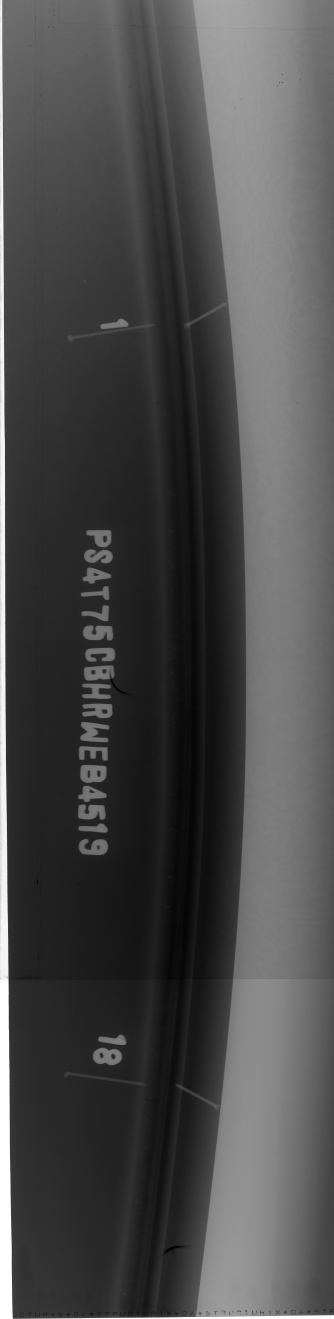
#> input picture test_img.jpg, 1000 x 3956 px (shown at 1/3 size)
$ python clean_annotations.py
#> lines starting #> are read from the running program, lines starting #| are printed output that depends on the picture; after the words box and inside, x2 and y2 are one past the last pixel; in counts of white or black regions, pixels touching at a corner belong together
import cv2
import numpy as np
import matplotlib.pyplot as plt

img_path = "test_img.jpg" # Replace with your image
img = cv2.imread(img_path, cv2.IMREAD_GRAYSCALE)
#> img is the input picture: shape (3956, 1000); min 0, max 255, mean 74.9

if img is None:
    print("Error: Image not found.")
    exit()

# 1. The Core: Strict Global Threshold
# The text is pure white (255). The ribs are grey.
# 225 ensures we ONLY grab the text and ignore the background ribs.
_, raw_mask = cv2.threshold(img, 225, 255, cv2.THRESH_BINARY)
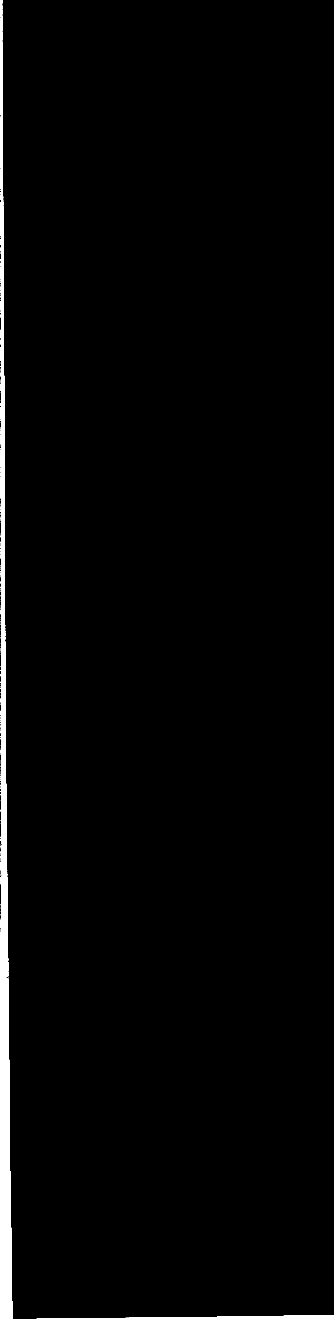
#> raw_mask: shape (3956, 1000) (shown at 1/3 size); 1.8% white; 115 white regions (113 under 20 px)

# 2. Safety Net: Contour Area Filtering
# If the bright curved wall on the left gets caught, this deletes it.
contours, _ = cv2.findContours(raw_mask, cv2.RETR_EXTERNAL, cv2.CHAIN_APPROX_SIMPLE)
#> contours = 115 contours, 113 with area under 20; largest, box (x1, y1, x2, y2) and area: (0, 0, 38, 3956) 62458, (110, 3946, 1000, 3956) 3342
clean_mask = np.zeros_like(raw_mask)

for cnt in contours:
    area = cv2.contourArea(cnt)
    # Keep small/medium things (Text & Arrows)
    # Ignore tiny noise (< 10) and massive metal walls (> 5000)
    if 10 < area < 5000:
        cv2.drawContours(clean_mask, [cnt], -1, 255, -1)
#> this loop made 115 passes
#> area on pass 1: 3341.5
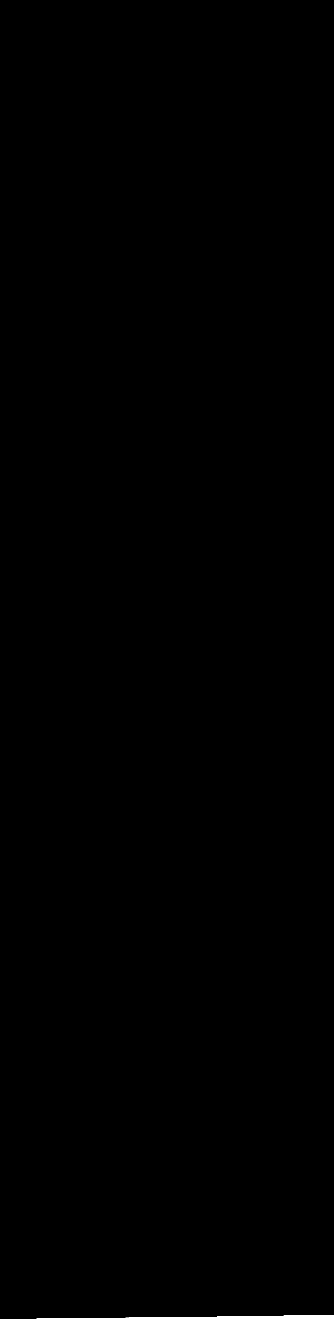
#> clean_mask: shape (3956, 1000) (shown at 1/3 size); 0.11% white; 1 white region, box (x1, y1, x2, y2) and area: (110, 3946, 1000, 3956) 4236

# 3. The Halo Killer: Massive Dilation
# This is where your first script failed. We must expand the mask heavily
# so it completely swallows the soft white glow around the letters.
kernel = np.ones((11, 11), np.uint8)
final_mask = cv2.dilate(clean_mask, kernel, iterations=2)
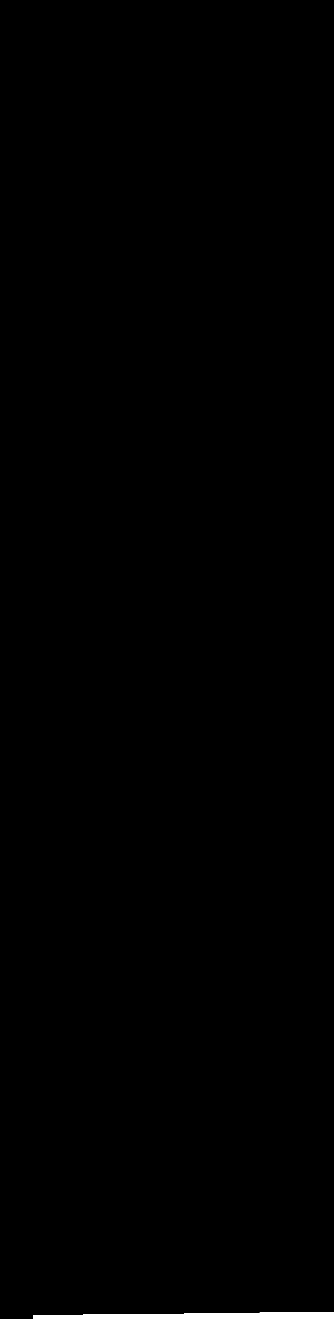
#> final_mask: shape (3956, 1000) (shown at 1/3 size); 0.34% white; 1 white region, box (x1, y1, x2, y2) and area: (100, 3936, 1000, 3956) 13341

# Soften the edges of the mask so the inpainting blends nicely
final_mask = cv2.GaussianBlur(final_mask, (7, 7), 0)

# 4. Inpaint
# Using a larger radius (15) so it pulls clean metal texture from further away
result = cv2.inpaint(img, final_mask, 15, cv2.INPAINT_TELEA)

# --- VISUALIZATION ---
fig, ax = plt.subplots(1, 3, figsize=(18, 6))

# Plot on the first subplot (index 0)
ax[0].imshow(img, cmap='gray')
ax[0].set_title("Original")
ax[0].axis('off')

# Plot on the second subplot (index 1)
ax[1].imshow(final_mask, cmap='gray')
ax[1].set_title("Final Mask")
ax[1].axis('off')

# Plot on the third subplot (index 2)
ax[2].imshow(result, cmap='gray')
ax[2].set_title("Result (Cleaned)")
ax[2].axis('off')

plt.tight_layout()
plt.show()
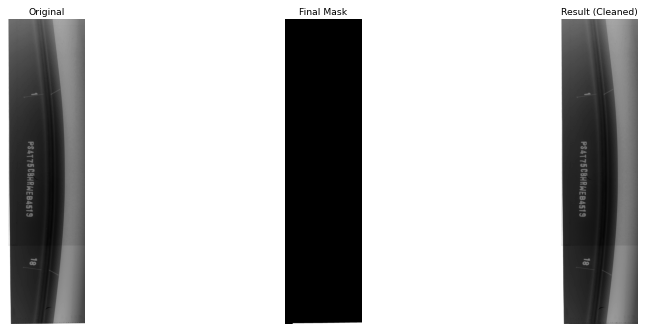
#> figure drawn by matplotlib, 3 panels
cv2.imwrite("debug_mask_v3.png", final_mask)
cv2.imwrite("clean_result_v3.png", result)
